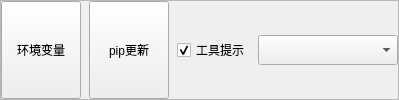
        <widget class="QFrame" name="frame_pre">
         <property name="sizePolicy">
          <sizepolicy hsizetype="Expanding" vsizetype="Expanding">
           <horstretch>0</horstretch>
           <verstretch>6</verstretch>
          </sizepolicy>
         </property>
         <property name="frameShape">
          <enum>QFrame::StyledPanel</enum>
         </property>
         <property name="frameShadow">
          <enum>QFrame::Raised</enum>
         </property>
         <layout class="QHBoxLayout" name="horizontalLayout_11">
          <property name="spacing">
           <number>8</number>
          </property>
          <property name="leftMargin">
           <number>0</number>
          </property>
          <property name="topMargin">
           <number>0</number>
          </property>
          <property name="rightMargin">
           <number>0</number>
          </property>
          <property name="bottomMargin">
           <number>0</number>
          </property>
          <item>
           <widget class="QPushButton" name="pb_Enviroment">
            <property name="sizePolicy">
             <sizepolicy hsizetype="Expanding" vsizetype="Expanding">
              <horstretch>0</horstretch>
              <verstretch>0</verstretch>
             </sizepolicy>
            </property>
            <property name="cursor">
             <cursorShape>PointingHandCursor</cursorShape>
            </property>
            <property name="text">
             <string>环境变量</string>
            </property>
           </widget>
          </item>
          <item>
           <widget class="QPushButton" name="pb_PipUpdate">
            <property name="sizePolicy">
             <sizepolicy hsizetype="Expanding" vsizetype="Expanding">
              <horstretch>0</horstretch>
              <verstretch>0</verstretch>
             </sizepolicy>
            </property>
            <property name="cursor">
             <cursorShape>PointingHandCursor</cursorShape>
            </property>
            <property name="text">
             <string>pip更新</string>
            </property>
           </widget>
          </item>
          <item>
           <widget class="QCheckBox" name="cb_Tooltips">
            <property name="sizePolicy">
             <sizepolicy hsizetype="Expanding" vsizetype="Expanding">
              <horstretch>0</horstretch>
              <verstretch>0</verstretch>
             </sizepolicy>
            </property>
            <property name="cursor">
             <cursorShape>PointingHandCursor</cursorShape>
            </property>
            <property name="focusPolicy">
             <enum>Qt::ClickFocus</enum>
            </property>
            <property name="text">
             <string>工具提示</string>
            </property>
            <property name="checked">
             <bool>true</bool>
            </property>
           </widget>
          </item>
          <item>
           <widget class="QComboBox" name="cbb_LanguageSelect">
            <property name="sizePolicy">
             <sizepolicy hsizetype="Expanding" vsizetype="Expanding">
              <horstretch>0</horstretch>
              <verstretch>0</verstretch>
             </sizepolicy>
            </property>
            <property name="minimumSize">
             <size>
              <width>140</width>
              <height>0</height>
             </size>
            </property>
            <property name="maximumSize">
             <size>
              <width>16777215</width>
              <height>30</height>
             </size>
            </property>
            <property name="cursor">
             <cursorShape>PointingHandCursor</cursorShape>
            </property>
           </widget>
          </item>
         </layout>
        </widget>
